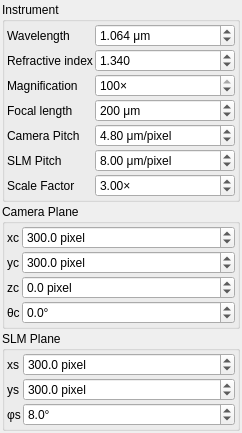
<?xml version="1.0" encoding="UTF-8"?>
<ui version="4.0">
 <class>QCGHWidget</class>
 <widget class="QWidget" name="QCGHWidget">
  <property name="geometry">
   <rect>
    <x>0</x>
    <y>0</y>
    <width>242</width>
    <height>404</height>
   </rect>
  </property>
  <property name="windowTitle">
   <string>Form</string>
  </property>
  <layout class="QVBoxLayout" name="verticalLayout">
   <property name="spacing">
    <number>2</number>
   </property>
   <property name="leftMargin">
    <number>2</number>
   </property>
   <property name="topMargin">
    <number>2</number>
   </property>
   <property name="rightMargin">
    <number>2</number>
   </property>
   <property name="bottomMargin">
    <number>2</number>
   </property>
   <item>
    <widget class="QGroupBox" name="groupInstrument">
     <property name="statusTip">
      <string/>
     </property>
     <property name="title">
      <string>Instrument</string>
     </property>
     <layout class="QFormLayout" name="formLayout">
      <property name="horizontalSpacing">
       <number>2</number>
      </property>
      <property name="verticalSpacing">
       <number>2</number>
      </property>
      <property name="leftMargin">
       <number>2</number>
      </property>
      <property name="topMargin">
       <number>2</number>
      </property>
      <property name="rightMargin">
       <number>2</number>
      </property>
      <property name="bottomMargin">
       <number>2</number>
      </property>
      <item row="0" column="0">
       <widget class="QLabel" name="labelWavelength">
        <property name="text">
         <string>Wavelength</string>
        </property>
       </widget>
      </item>
      <item row="0" column="1">
       <widget class="QDoubleSpinBox" name="wavelength">
        <property name="statusTip">
         <string>Instrument: Vacuum wavelength of trapping laser</string>
        </property>
        <property name="suffix">
         <string> μm</string>
        </property>
        <property name="decimals">
         <number>3</number>
        </property>
        <property name="maximum">
         <double>2.000000000000000</double>
        </property>
        <property name="singleStep">
         <double>0.001000000000000</double>
        </property>
        <property name="value">
         <double>1.064000000000000</double>
        </property>
       </widget>
      </item>
      <item row="1" column="0">
       <widget class="QLabel" name="labelRefractiveIndex">
        <property name="text">
         <string>Refractive index</string>
        </property>
       </widget>
      </item>
      <item row="1" column="1">
       <widget class="QDoubleSpinBox" name="refractiveIndex">
        <property name="statusTip">
         <string>Instrument: Refractive index of medium</string>
        </property>
        <property name="decimals">
         <number>3</number>
        </property>
        <property name="minimum">
         <double>1.000000000000000</double>
        </property>
        <property name="maximum">
         <double>2.000000000000000</double>
        </property>
        <property name="singleStep">
         <double>0.001000000000000</double>
        </property>
        <property name="value">
         <double>1.340000000000000</double>
        </property>
       </widget>
      </item>
      <item row="2" column="0">
       <widget class="QLabel" name="labelMagnification">
        <property name="text">
         <string>Magnification</string>
        </property>
       </widget>
      </item>
      <item row="2" column="1">
       <widget class="QDoubleSpinBox" name="magnification">
        <property name="statusTip">
         <string>Instrument: Magnification of objective lens</string>
        </property>
        <property name="suffix">
         <string>×</string>
        </property>
        <property name="decimals">
         <number>0</number>
        </property>
        <property name="minimum">
         <double>10.000000000000000</double>
        </property>
        <property name="maximum">
         <double>100.000000000000000</double>
        </property>
        <property name="singleStep">
         <double>5.000000000000000</double>
        </property>
        <property name="value">
         <double>100.000000000000000</double>
        </property>
       </widget>
      </item>
      <item row="3" column="0">
       <widget class="QLabel" name="labelFocalLength">
        <property name="text">
         <string>Focal length</string>
        </property>
       </widget>
      </item>
      <item row="3" column="1">
       <widget class="QDoubleSpinBox" name="focalLength">
        <property name="statusTip">
         <string>Instrument: Focal length of objective lens</string>
        </property>
        <property name="suffix">
         <string> μm</string>
        </property>
        <property name="decimals">
         <number>0</number>
        </property>
        <property name="minimum">
         <double>100.000000000000000</double>
        </property>
        <property name="maximum">
         <double>400.000000000000000</double>
        </property>
        <property name="singleStep">
         <double>10.000000000000000</double>
        </property>
        <property name="value">
         <double>200.000000000000000</double>
        </property>
       </widget>
      </item>
      <item row="4" column="0">
       <widget class="QLabel" name="labelCameraPitch">
        <property name="text">
         <string>Camera Pitch</string>
        </property>
       </widget>
      </item>
      <item row="4" column="1">
       <widget class="QDoubleSpinBox" name="cameraPitch">
        <property name="statusTip">
         <string>Instrument: Pixel size of camera</string>
        </property>
        <property name="suffix">
         <string> μm/pixel</string>
        </property>
        <property name="minimum">
         <double>1.000000000000000</double>
        </property>
        <property name="maximum">
         <double>100.000000000000000</double>
        </property>
        <property name="singleStep">
         <double>0.100000000000000</double>
        </property>
        <property name="value">
         <double>4.800000000000000</double>
        </property>
       </widget>
      </item>
      <item row="5" column="0">
       <widget class="QLabel" name="labelSLMPitch">
        <property name="text">
         <string>SLM Pitch</string>
        </property>
       </widget>
      </item>
      <item row="5" column="1">
       <widget class="QDoubleSpinBox" name="slmPitch">
        <property name="statusTip">
         <string>Instrument: Pixel size of Spatial Light Modulator</string>
        </property>
        <property name="suffix">
         <string> μm/pixel</string>
        </property>
        <property name="minimum">
         <double>1.000000000000000</double>
        </property>
        <property name="maximum">
         <double>100.000000000000000</double>
        </property>
        <property name="value">
         <double>8.000000000000000</double>
        </property>
       </widget>
      </item>
      <item row="6" column="1">
       <widget class="QDoubleSpinBox" name="scaleFactor">
        <property name="statusTip">
         <string>Instrument: Scale factor of SLM relay optics</string>
        </property>
        <property name="suffix">
         <string>×</string>
        </property>
        <property name="minimum">
         <double>0.500000000000000</double>
        </property>
        <property name="maximum">
         <double>10.000000000000000</double>
        </property>
        <property name="singleStep">
         <double>0.010000000000000</double>
        </property>
        <property name="value">
         <double>3.000000000000000</double>
        </property>
       </widget>
      </item>
      <item row="6" column="0">
       <widget class="QLabel" name="labelScaleFactor">
        <property name="text">
         <string>Scale Factor</string>
        </property>
       </widget>
      </item>
     </layout>
    </widget>
   </item>
   <item>
    <widget class="QGroupBox" name="groupCameraPlane">
     <property name="title">
      <string>Camera Plane</string>
     </property>
     <layout class="QFormLayout" name="formLayout_2">
      <property name="horizontalSpacing">
       <number>2</number>
      </property>
      <property name="verticalSpacing">
       <number>2</number>
      </property>
      <property name="leftMargin">
       <number>2</number>
      </property>
      <property name="topMargin">
       <number>2</number>
      </property>
      <property name="rightMargin">
       <number>2</number>
      </property>
      <property name="bottomMargin">
       <number>2</number>
      </property>
      <item row="0" column="0">
       <widget class="QLabel" name="labelXc">
        <property name="text">
         <string>xc</string>
        </property>
       </widget>
      </item>
      <item row="0" column="1">
       <widget class="QDoubleSpinBox" name="xc">
        <property name="statusTip">
         <string>Camera: x coordinate of optical axis</string>
        </property>
        <property name="suffix">
         <string> pixel</string>
        </property>
        <property name="decimals">
         <number>1</number>
        </property>
        <property name="maximum">
         <double>2000.000000000000000</double>
        </property>
        <property name="singleStep">
         <double>10000000.000000000000000</double>
        </property>
        <property name="value">
         <double>300.000000000000000</double>
        </property>
       </widget>
      </item>
      <item row="1" column="0">
       <widget class="QLabel" name="labelYc">
        <property name="text">
         <string>yc</string>
        </property>
       </widget>
      </item>
      <item row="1" column="1">
       <widget class="QDoubleSpinBox" name="yc">
        <property name="statusTip">
         <string>Camera: y coordinate of optical axis</string>
        </property>
        <property name="suffix">
         <string> pixel</string>
        </property>
        <property name="decimals">
         <number>1</number>
        </property>
        <property name="maximum">
         <double>2000.000000000000000</double>
        </property>
        <property name="singleStep">
         <double>10.000000000000000</double>
        </property>
        <property name="value">
         <double>300.000000000000000</double>
        </property>
       </widget>
      </item>
      <item row="2" column="0">
       <widget class="QLabel" name="labelZc">
        <property name="text">
         <string>zc</string>
        </property>
       </widget>
      </item>
      <item row="2" column="1">
       <widget class="QDoubleSpinBox" name="zc">
        <property name="statusTip">
         <string>Camera: Axial displacement of trapping plane from focal plane</string>
        </property>
        <property name="suffix">
         <string> pixel</string>
        </property>
        <property name="decimals">
         <number>1</number>
        </property>
        <property name="minimum">
         <double>-900.000000000000000</double>
        </property>
        <property name="maximum">
         <double>900.000000000000000</double>
        </property>
       </widget>
      </item>
      <item row="3" column="0">
       <widget class="QLabel" name="labelThetac">
        <property name="text">
         <string>θc</string>
        </property>
       </widget>
      </item>
      <item row="3" column="1">
       <widget class="QDoubleSpinBox" name="thetac">
        <property name="statusTip">
         <string>Camera: Orientation relative to SLM</string>
        </property>
        <property name="suffix">
         <string>°</string>
        </property>
        <property name="decimals">
         <number>1</number>
        </property>
        <property name="minimum">
         <double>-180.000000000000000</double>
        </property>
        <property name="maximum">
         <double>180.000000000000000</double>
        </property>
       </widget>
      </item>
     </layout>
    </widget>
   </item>
   <item>
    <widget class="QGroupBox" name="groupSLMPlane">
     <property name="title">
      <string>SLM Plane</string>
     </property>
     <layout class="QFormLayout" name="formLayout_3">
      <property name="horizontalSpacing">
       <number>2</number>
      </property>
      <property name="verticalSpacing">
       <number>2</number>
      </property>
      <property name="leftMargin">
       <number>2</number>
      </property>
      <property name="topMargin">
       <number>2</number>
      </property>
      <property name="rightMargin">
       <number>2</number>
      </property>
      <property name="bottomMargin">
       <number>2</number>
      </property>
      <item row="0" column="0">
       <widget class="QLabel" name="labelXs">
        <property name="text">
         <string>xs</string>
        </property>
       </widget>
      </item>
      <item row="0" column="1">
       <widget class="QDoubleSpinBox" name="xs">
        <property name="statusTip">
         <string>SLM: x coordinate of optical axis on SLM</string>
        </property>
        <property name="suffix">
         <string> pixel</string>
        </property>
        <property name="decimals">
         <number>1</number>
        </property>
        <property name="maximum">
         <double>3000.000000000000000</double>
        </property>
        <property name="singleStep">
         <double>10.000000000000000</double>
        </property>
        <property name="value">
         <double>300.000000000000000</double>
        </property>
       </widget>
      </item>
      <item row="1" column="0">
       <widget class="QLabel" name="labelYs">
        <property name="text">
         <string>ys</string>
        </property>
       </widget>
      </item>
      <item row="1" column="1">
       <widget class="QDoubleSpinBox" name="ys">
        <property name="statusTip">
         <string>SLM: y coordinate of optical axis on SLM</string>
        </property>
        <property name="suffix">
         <string> pixel</string>
        </property>
        <property name="decimals">
         <number>1</number>
        </property>
        <property name="maximum">
         <double>3000.000000000000000</double>
        </property>
        <property name="singleStep">
         <double>10.000000000000000</double>
        </property>
        <property name="value">
         <double>300.000000000000000</double>
        </property>
       </widget>
      </item>
      <item row="2" column="0">
       <widget class="QLabel" name="labelPhis">
        <property name="text">
         <string>φs</string>
        </property>
       </widget>
      </item>
      <item row="2" column="1">
       <widget class="QDoubleSpinBox" name="phis">
        <property name="statusTip">
         <string>SLM: Tilt relative to optical axis</string>
        </property>
        <property name="suffix">
         <string>°</string>
        </property>
        <property name="decimals">
         <number>1</number>
        </property>
        <property name="maximum">
         <double>45.000000000000000</double>
        </property>
        <property name="value">
         <double>8.000000000000000</double>
        </property>
       </widget>
      </item>
     </layout>
    </widget>
   </item>
  </layout>
  <zorder>groupInstrument</zorder>
  <zorder>groupSLMPlane</zorder>
  <zorder>groupCameraPlane</zorder>
 </widget>
 <tabstops>
  <tabstop>wavelength</tabstop>
  <tabstop>refractiveIndex</tabstop>
  <tabstop>magnification</tabstop>
  <tabstop>focalLength</tabstop>
  <tabstop>cameraPitch</tabstop>
  <tabstop>slmPitch</tabstop>
  <tabstop>scaleFactor</tabstop>
  <tabstop>xc</tabstop>
  <tabstop>yc</tabstop>
  <tabstop>zc</tabstop>
  <tabstop>thetac</tabstop>
  <tabstop>xs</tabstop>
  <tabstop>ys</tabstop>
  <tabstop>phis</tabstop>
 </tabstops>
 <resources/>
 <connections/>
</ui>
